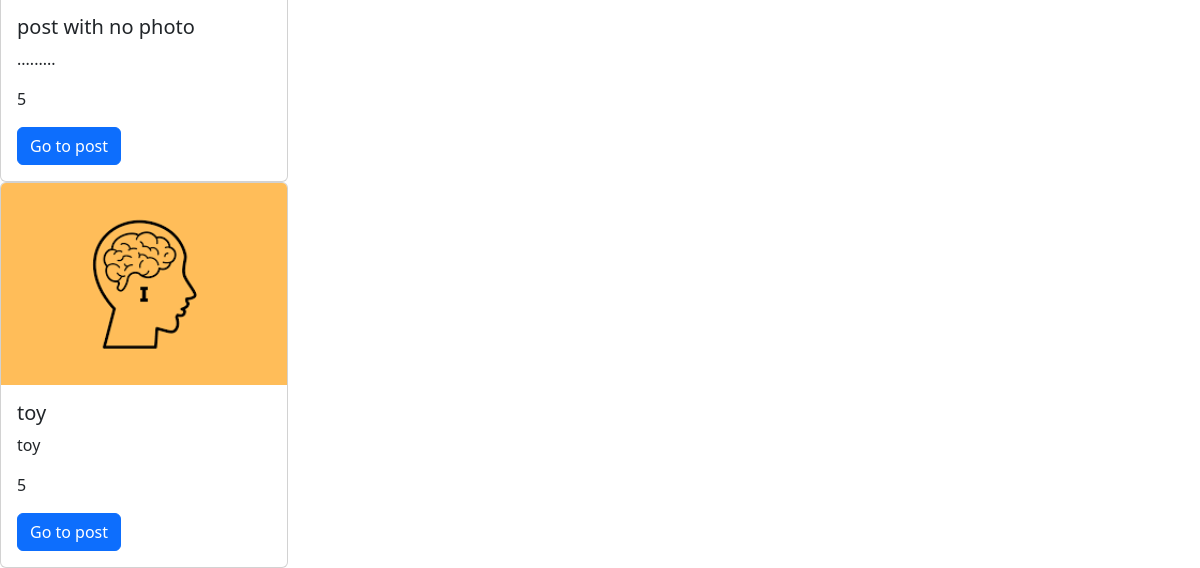
The page /posts2/ (lower part) on the database as committed earlier.
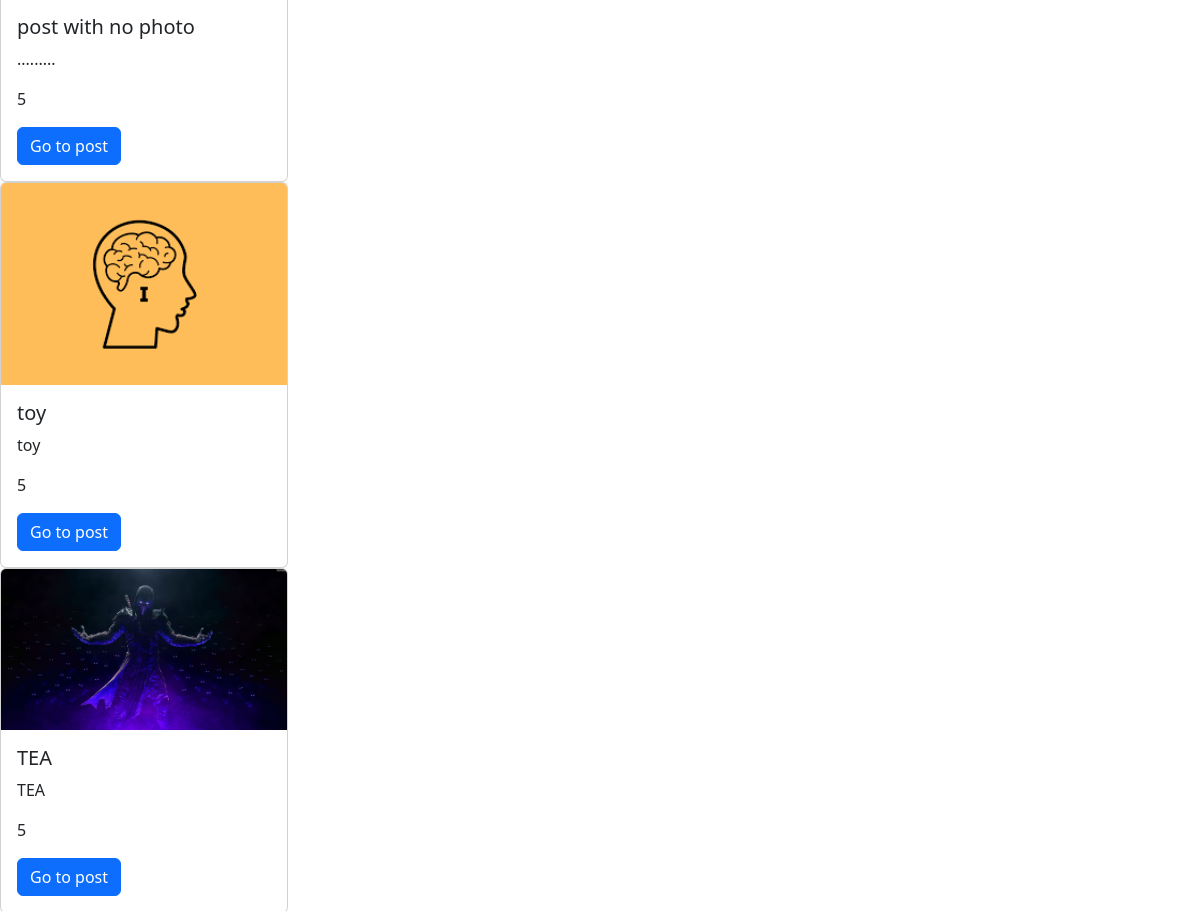
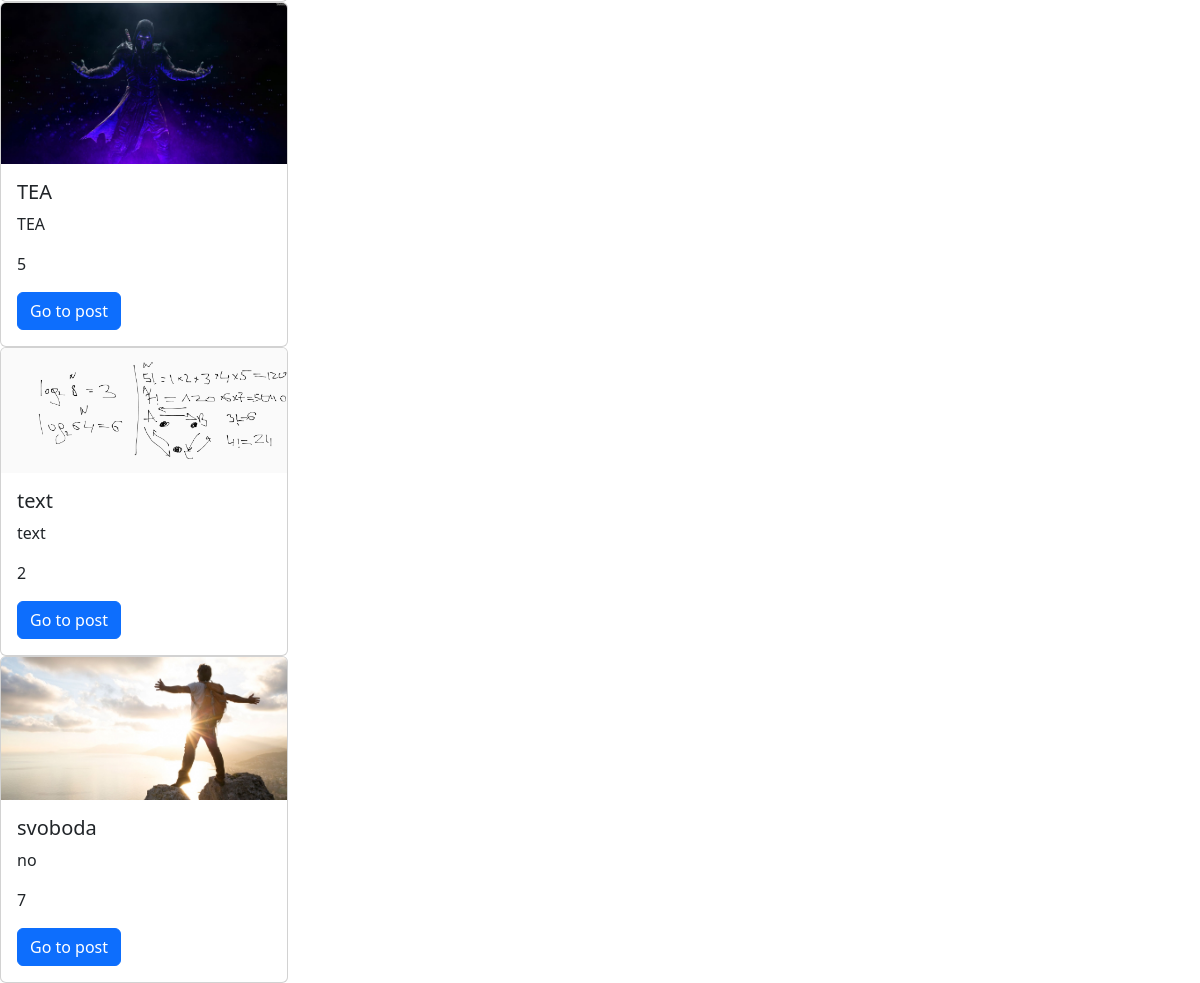
The same page on the database as committed later (2 pictures, top to bottom).
### post/models.py (models this page shows, shortened)
class Post(models.Model):
    author = models.ForeignKey(User, on_delete=models.CASCADE, related_name='posts', null=True, blank=True)
    image = models.ImageField(upload_to='post', blank=True, null=True)
    title = models.CharField(max_length=150)
    content = models.TextField(null=True, blank=True)
    rating = models.IntegerField(default=0)
    created_at = models.DateTimeField(auto_now_add=True, null=True)
    updated_at = models.DateTimeField(auto_now=True, null=True)
    category = models.ForeignKey(Category, on_delete=models.CASCADE, null=True, blank=True)
    tag = models.ManyToManyField(Tags, blank=True, null=True)

### post/views.py (the view)
# urls.py: path('posts2/', PostListView.as_view(), name='plv'),
class PostListView(ListView):
    model = Post
    form = SearchForm
    template_name = 'posts/post_list.html'
    context_object_name = 'posts'

### templates/posts/post_list.html (shortened to what this page needs)
{% extends "main.html" %}
{% load static %}
{% block content %}
{% for post in posts %}
<div class="card" style="width: 18rem;">
  {% if post.image%}
  <img src="{{post.image.url}}" class="card-img-top" alt="...">
  {% else %}
  <img src="{% static 'placeholder.jpg' %}" class="card-img-top" alt="...">
  {% endif %}
  <div class="card-body">
    <h5 class="card-title">{{post.title}}</h5>
    <p class="card-text">{{post.content}}</p>
    <p class="card-text">{{post.rating}}</p>
    <a href="/posts/{{post.id}}" class="btn btn-primary">Go to post</a>
  </div>
</div>
{% endfor %}
{% endblock %}

### templates/main.html (shortened to what this page needs)
    <link rel="stylesheet" href="https://cdn.jsdelivr.net/npm/bootstrap@5.3.2/dist/css/bootstrap.min.css">
<body>
{% block content %}
{% endblock %}
</body>

Rows that differ between the two databases and show on the page:
added Post: image (picture), title "TEA", content "TEA", rating "5"
added Post: image (picture), title "TEA", content "TEA", rating "5"
added Post: image (picture), title "text", content "text", rating "2"
added Post: image (picture), title "svoboda", content "no", rating "7"
